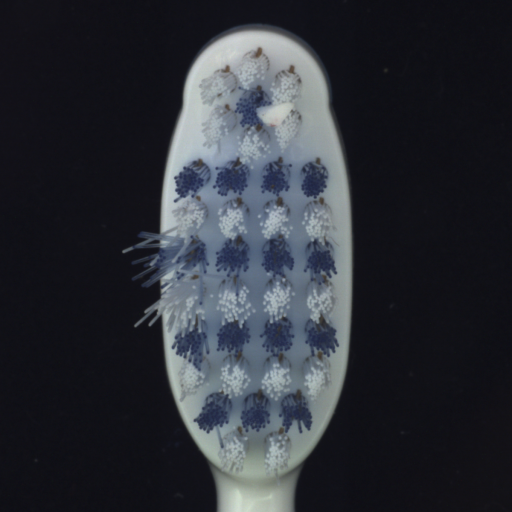
#> input picture toothbrush/train/defective/000.png, 1024 x 1024 px, found by its file name (shown at 1/2 size); its folder holds only this picture in this run
$ python test.py
#> lines starting #> are read from the running program, lines starting #| are printed output that depends on the picture
#> in build_reference_model, img is the input picture: shape (1024, 1024, 3); mean B, G, R 55.2, 48.2, 45.2
### model.py
import cv2
import numpy as np
import os
import pickle

_reference_median = None
_reference_std = None


def _preprocess(image):
    gray = cv2.cvtColor(image, cv2.COLOR_BGR2GRAY)
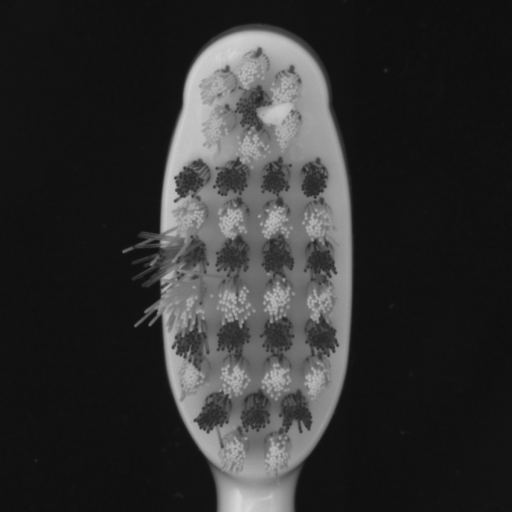
#> gray: shape (1024, 1024) (shown at 1/2 size); min 13, max 217, mean 48.1
    norm = cv2.normalize(gray, None, 0, 255, cv2.NORM_MINMAX).astype(np.float32)
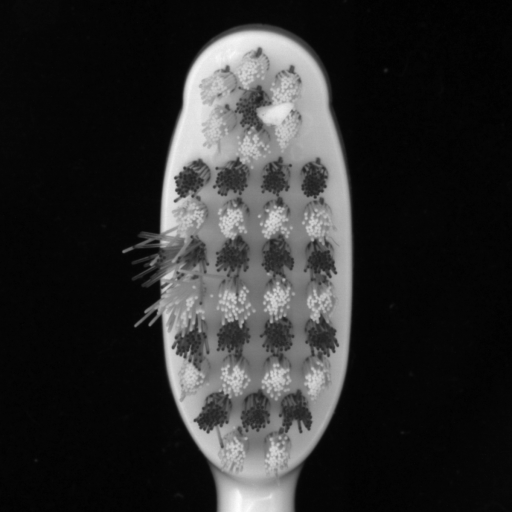
#> norm: shape (1024, 1024) float32 (shown at 1/2 size); min 0, max 255, mean 43.9
    return norm


def build_reference_model(good_image_folder, n_images=45, save_path="reference_model.pkl"):
    global _reference_median, _reference_std

    images = []
    for i in range(n_images):
        path = os.path.join(good_image_folder, f"{i:03d}.png")
        img = cv2.imread(path)
        if img is None:
            print(f"  Warning: could not read {path}")
            continue
        images.append(_preprocess(img))

    if not images:
        raise FileNotFoundError(f"No good images found in '{good_image_folder}'")

    stack = np.array(images, dtype=np.float32)
    _reference_median = np.median(stack, axis=0)
    _reference_std    = np.std(stack, axis=0)
#> _reference_std: shape (1024, 1024) float32; every value is 0
    _reference_std    = np.clip(_reference_std, 5.0, None)
#> _reference_std: shape (1024, 1024) float32; every value is 5

    with open(save_path, "wb") as f:
        pickle.dump({"median": _reference_median, "std": _reference_std}, f)
    print(f"Reference model built from {len(images)} images → saved to '{save_path}'.")


# [65 lines left out: functions load_reference_model, _filter_components, predict, not called in this run]

### test.py
import cv2
import numpy as np
import os
from model import build_reference_model, load_reference_model, predict

# ── Paths ──────────────────────────────────────────────────────────────────
GOOD_TRAIN_FOLDER = r"toothbrush\train\good"
DEFECTIVE_FOLDER  = r"toothbrush\train\defective"
GT_FOLDER         = r"toothbrush\ground_truth\defective"
MODEL_PATH        = "reference_model.pkl"


def compute_iou(pred_mask, gt_mask):
    pred_bin = (pred_mask > 0).astype(np.uint8)
    gt_bin   = (gt_mask  > 0).astype(np.uint8)
    inter = np.logical_and(pred_bin, gt_bin).sum()
    union = np.logical_or (pred_bin, gt_bin).sum()
    return 1.0 if union == 0 else inter / union


# ── Load / build model ─────────────────────────────────────────────────────
if os.path.exists(MODEL_PATH):
    load_reference_model(MODEL_PATH)
else:
    print("No saved model found – building from good training images …")
    build_reference_model(GOOD_TRAIN_FOLDER, n_images=45, save_path=MODEL_PATH)

# ── Evaluate ───────────────────────────────────────────────────────────────
ious = []

for i in range(30):
    img_path = os.path.join(DEFECTIVE_FOLDER, f"{i:03d}.png")
    gt_path  = os.path.join(GT_FOLDER,        f"{i:03d}_mask.png")

    img     = cv2.imread(img_path)
    gt_mask = cv2.imread(gt_path, cv2.IMREAD_GRAYSCALE)

    if img is None or gt_mask is None:
        print(f"Skipping {i:03d} – file missing")
        continue

    pred_mask = predict(img)

    if pred_mask.shape != gt_mask.shape:
        pred_mask = cv2.resize(pred_mask, (gt_mask.shape[1], gt_mask.shape[0]))

    iou = compute_iou(pred_mask, gt_mask)
    ious.append(iou)
    print(f"Image {i:03d}: IoU = {iou:.4f}")

    # ── visual: overlay predicted mask in red on original ──────────────────
    overlay = img.copy()
    overlay[pred_mask > 0] = (0, 0, 255)   # red pixels = predicted defect

    cv2.imshow("predict (red overlay)", overlay)
    cv2.imshow("predict mask", pred_mask)
    cv2.imshow("GT mask", gt_mask)
    cv2.waitKey(0)
    cv2.destroyAllWindows()

avg_iou = np.mean(ious)
print(f"\nAverage IoU over {len(ious)} images: {avg_iou:.4f}")
